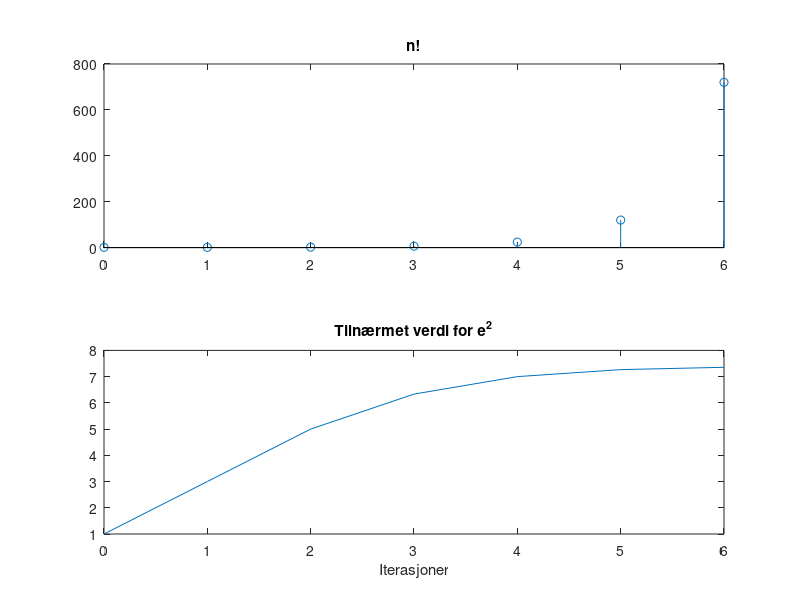

Reproduce this figure in MATLAB.
n = 0:6;
y = factorial(n);
subplot(2,1,1);
stem(n,y);
title("n!");
z = 1;
res = 0;
iterations = 7;
for i=0:iterations-1
  res = res + (z^i / factorial(i));
end
fprintf('Feil 1 (e^1): %.4f\n', exp(z)-res);
z = 2;
res = zeros(1, iterations);
for i=1:iterations
  %j=i-1.0;
  if i == 1
    res(i) = z^(i-1.0) / factorial(i-1.0);
  else
    res(i) = res(i-1) + (z^(i-1.0) / factorial(i-1.0));
  end
end
subplot(2,1,2);
plot(n, res);
title("Tilnærmet verdi for e^2");
xlabel("Iterasjoner");
fprintf('Feil 2 (e^2): %.4f\n', exp(z)-res(i));
